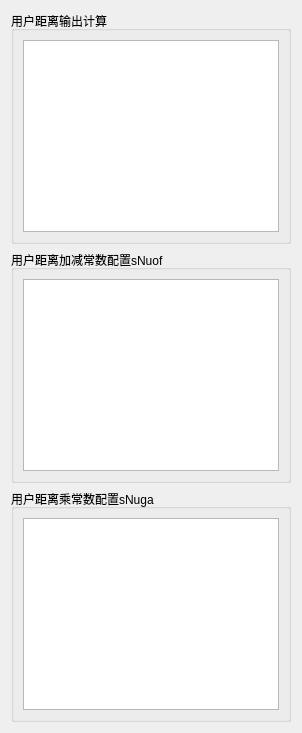
              <widget class="QWidget" name="tab_userConfConstants">
               <attribute name="title">
                <string>用户配置常数</string>
               </attribute>
               <layout class="QVBoxLayout" name="verticalLayout_93">
                <item>
                 <layout class="QVBoxLayout" name="verticalLayout_92">
                  <item>
                   <widget class="QGroupBox" name="groupBox_37">
                    <property name="title">
                     <string>用户距离输出计算</string>
                    </property>
                    <layout class="QVBoxLayout" name="verticalLayout_71">
                     <item>
                      <widget class="QTextEdit" name="textEdit_5"/>
                     </item>
                    </layout>
                   </widget>
                  </item>
                  <item>
                   <widget class="QGroupBox" name="groupBox_38">
                    <property name="title">
                     <string>用户距离加减常数配置sNuof</string>
                    </property>
                    <layout class="QVBoxLayout" name="verticalLayout_74">
                     <item>
                      <widget class="QTextEdit" name="textEdit_6"/>
                     </item>
                    </layout>
                   </widget>
                  </item>
                  <item>
                   <widget class="QGroupBox" name="groupBox_39">
                    <property name="title">
                     <string>用户距离乘常数配置sNuga</string>
                    </property>
                    <layout class="QVBoxLayout" name="verticalLayout_90">
                     <item>
                      <widget class="QTextEdit" name="textEdit_7"/>
                     </item>
                    </layout>
                   </widget>
                  </item>
                 </layout>
                </item>
               </layout>
              </widget>
